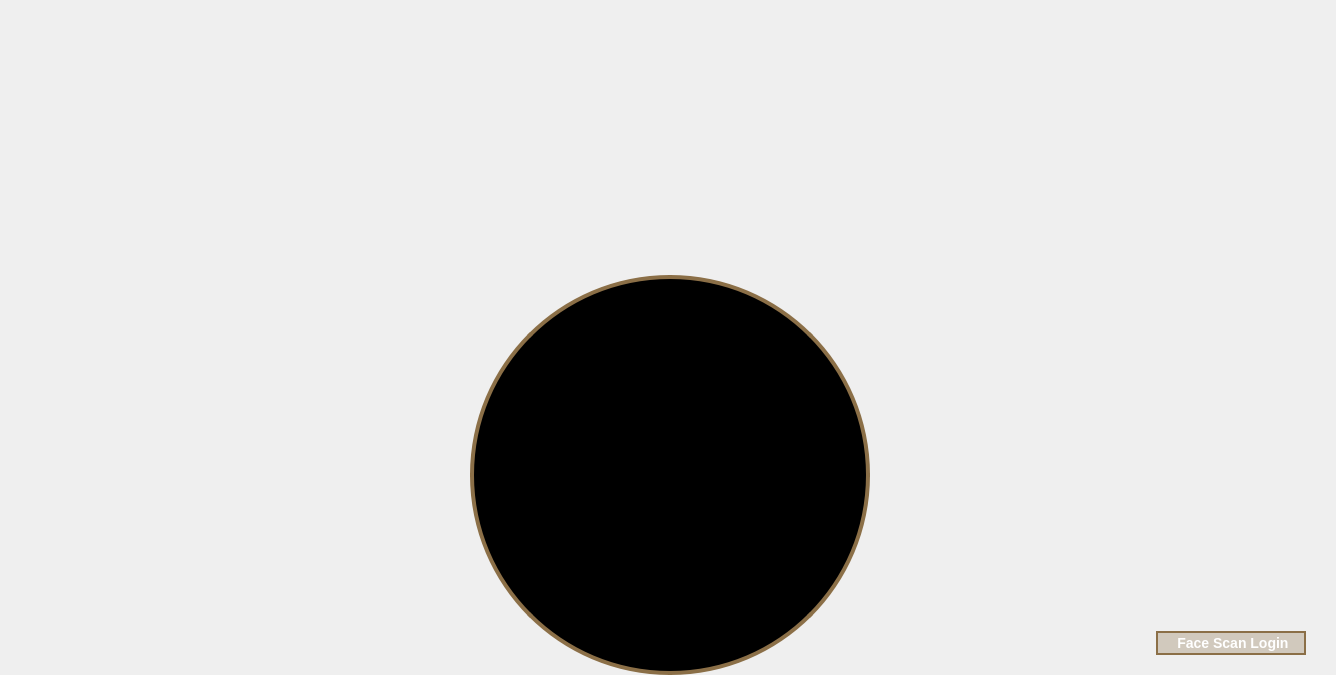
<?xml version="1.0" encoding="UTF-8"?>
<ui version="4.0">
 <class>LoginFrame</class>
 <widget class="QFrame" name="LoginFrame">
  <property name="geometry">
   <rect>
    <x>0</x>
    <y>0</y>
    <width>1336</width>
    <height>675</height>
   </rect>
  </property>
  <property name="windowTitle">
   <string>Log In</string>
  </property>
   <property name="styleSheet">
    <string notr="true">#LoginFrame {
    border-image: url(:/assets/login.png) 0 0 0 0 stretch stretch;
}
</string>
   </property>
  <layout class="QGridLayout" name="mainGridLayout" rowstretch="205,50,43,55,140,30,152" columnstretch="470,70,240,191,365">
   <property name="leftMargin">
    <number>0</number>
   </property>
   <property name="topMargin">
    <number>0</number>
   </property>
   <property name="rightMargin">
    <number>0</number>
   </property>
   <property name="bottomMargin">
    <number>0</number>
   </property>
   <property name="spacing">
    <number>0</number>
   </property>
   
   <!-- Row 0: Top Buffer (240px) -->
   <item row="0" column="0" colspan="5">
    <spacer name="topSpacer">
     <property name="orientation">
      <enum>Qt::Vertical</enum>
     </property>
    </spacer>
   </item>
   
   <!-- Row 1: login_id (Original Centered Width) -->
   <item row="1" column="1" colspan="3">
    <widget class="QLineEdit" name="login_id">
     <property name="font">
      <font>
       <family>MS Shell Dlg 2</family>
       <pointsize>16</pointsize>
      </font>
     </property>
     <property name="styleSheet">
      <string notr="true">background: transparent; border: none; color: white;</string>
     </property>
     <property name="frame">
      <bool>false</bool>
     </property>
    </widget>
   </item>
   
   <!-- Row 2: Gap 1 -->
   <item row="2" column="1" colspan="3">
    <spacer name="gap1">
     <property name="orientation">
      <enum>Qt::Vertical</enum>
     </property>
    </spacer>
   </item>
   
   <!-- Row 3: login_pass (Original Centered Width) -->
   <item row="3" column="1" colspan="3" alignment="Qt::AlignTop">
    <widget class="QLineEdit" name="login_pass">
     <property name="font">
      <font>
       <pointsize>16</pointsize>
      </font>
     </property>
     <property name="styleSheet">
      <string notr="true">background: transparent; border: none; color: white; margin-top: 5px;</string>
     </property>
     <property name="frame">
      <bool>false</bool>
     </property>
     <property name="echoMode">
      <enum>QLineEdit::EchoMode::Password</enum>
     </property>
    </widget>
   </item>

   <!-- Row 4: Forgot Password Hitbox (Center) -->
   <item row="4" column="2" colspan="2">
    <widget class="QPushButton" name="btn_forgot_password">
     <property name="minimumSize">
      <size>
       <width>200</width>
       <height>30</height>
      </size>
     </property>
     <property name="cursor">
      <cursorShape>PointingHandCursor</cursorShape>
     </property>
     <property name="styleSheet">
      <string notr="true">background: transparent; border: none;</string>
     </property>
     <property name="text">
      <string/>
     </property>
    </widget>
   </item>

   <!-- Row 5: login button -->
   <item row="5" column="2">
    <widget class="QPushButton" name="login">
     <property name="geometry">
      <rect>
       <x>0</x>
       <y>0</y>
       <width>200</width>
       <height>40</height>
      </rect>
     </property>
     <property name="cursor">
      <cursorShape>PointingHandCursor</cursorShape>
     </property>
     <property name="styleSheet">
      <string notr="true">#login {
    background-color: transparent;
    border: none;
}
QPushButton:hover { background-color: rgba(255, 255, 255, 0.1); border-radius: 5px; }</string>
     </property>
     <property name="text">
      <string/>
     </property>
     <property name="flat">
      <bool>true</bool>
     </property>
    </widget>
   </item>
   
   <!-- Row 6: Camera Preview (Enlarged & Centered) -->
   <item row="6" column="1" colspan="3">
    <widget class="QLabel" name="lbl_camera_preview">
     <property name="visible">
      <bool>false</bool>
     </property>
     <property name="minimumSize">
      <size>
       <width>400</width>
       <height>400</height>
      </size>
     </property>
     <property name="maximumSize">
      <size>
       <width>400</width>
       <height>400</height>
      </size>
     </property>
     <property name="styleSheet">
      <string notr="true">border: 4px solid #8B6F47; border-radius: 200px; background-color: black;</string>
     </property>
     <property name="text">
      <string/>
     </property>
     <property name="alignment">
      <set>Qt::AlignmentFlag::AlignCenter</set>
     </property>
    </widget>
   </item>
   
   <!-- Horizontal buffers -->
   <item row="0" column="0" rowspan="7">
    <spacer name="leftSpacer">
     <property name="orientation">
      <enum>Qt::Horizontal</enum>
     </property>
    </spacer>
   </item>
   <item row="0" column="4" rowspan="7">
    <spacer name="rightSpacer">
     <property name="orientation">
      <enum>Qt::Horizontal</enum>
     </property>
    </spacer>
   </item>
   
   <!-- Bottom Right: Face Login -->
   <item row="6" column="4" alignment="Qt::AlignRight|Qt::AlignBottom">
    <widget class="QPushButton" name="btn_face_login">
     <property name="minimumSize">
      <size>
       <width>180</width>
       <height>44</height>
      </size>
     </property>
     <property name="cursor">
      <cursorShape>PointingHandCursor</cursorShape>
     </property>
     <property name="toolTip">
      <string>Login with Face Recognition</string>
     </property>
     <property name="styleSheet">
      <string notr="true">#btn_face_login {
    background-color: rgba(139, 111, 71, 0.3);
    border: 1.5px solid #8B6F47;
    border-radius: 22px;
    color: white;
    font-weight: bold;
    font-size: 14px;
    margin-right: 30px;
    margin-bottom: 20px;
}
#btn_face_login:hover { background-color: rgba(139, 111, 71, 0.5); border-color: #D4AF37; }</string>
     </property>
     <property name="text">
      <string> Face Scan Login</string>
     </property>
     <property name="icon">
      <iconset resource="resources.qrc">
       <normaloff>:/assets/id.png</normaloff>:/assets/id.png</iconset>
     </property>
     <property name="iconSize">
      <size>
       <width>24</width>
       <height>24</height>
      </size>
     </property>
     <property name="flat">
      <bool>true</bool>
     </property>
    </widget>
   </item>
   
  </layout>
 </widget>
 <resources/>
 <connections/>
</ui>
